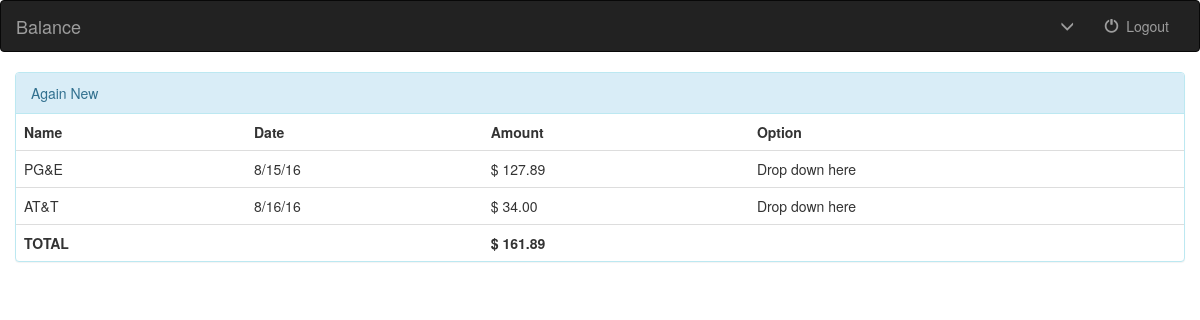
The app's page /file/14/ with its own data.
### file/models.py (models this page shows, shortened)
class Folder(models.Model):
    name = models.CharField(max_length=250)
    def get_total(self):
        total = 0
        for receipt in self.receipt_set.all():
            total += receipt.amount
        return total

class Receipt(models.Model):
    folder = models.ForeignKey(Folder, on_delete=models.CASCADE)
    store = models.CharField(max_length=250)
    date = models.CharField(max_length=15)
    amount = models.DecimalField(default=0.00, max_digits=10, decimal_places=2)

### file/views.py (the view, shortened to what this page needs)
# urls.py: url(r'^(?P<pk>[0-9]+)/$', views.DetailView.as_view(), name='detail'),
class DetailView(generic.DetailView):
    model = Folder
    template_name = 'file/details.html'

### file/templates/file/details.html (shortened to what this page needs)
{% extends 'file/base.html' %}
{% block body %}
    <div class="container-fluid">
        <div class="panel panel-info">
            <div class="panel-heading">{{ folder.name }}
            </div>
            <table class="table">
                <tr>
                    <th>Name</th>
                    <th>Date</th>
                    <th>Amount</th>
                    <th>Option</th>
                </tr>
                {% for receipt in folder.receipt_set.all %}
                <tr>
                    <td>{{ receipt.store }}</td>
                    <td>{{ receipt.date }}</td>
                    <td>$ {{ receipt.amount }}</td>
                    <td>Drop down here</td>
                </tr>
                {% endfor %}
                <tr>
                    <td><b>TOTAL</b></td>
                    <td></td>
                    <td><b>$ {{ folder.get_total }}</b></td>
                    <td></td>
                </tr>
            </table>
        </div>
    </div>
{% endblock %}

### records on screen
Folder: name "Again New", get_total "161.89"
Receipt: store "PG&E", date "8/15/16", amount "127.89"
Receipt: store "AT&T", date "8/16/16", amount "34.00"
